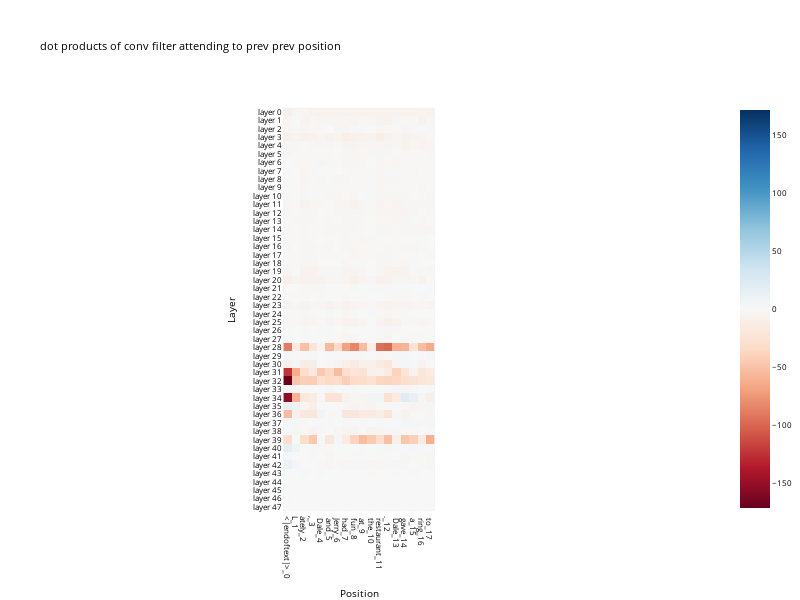
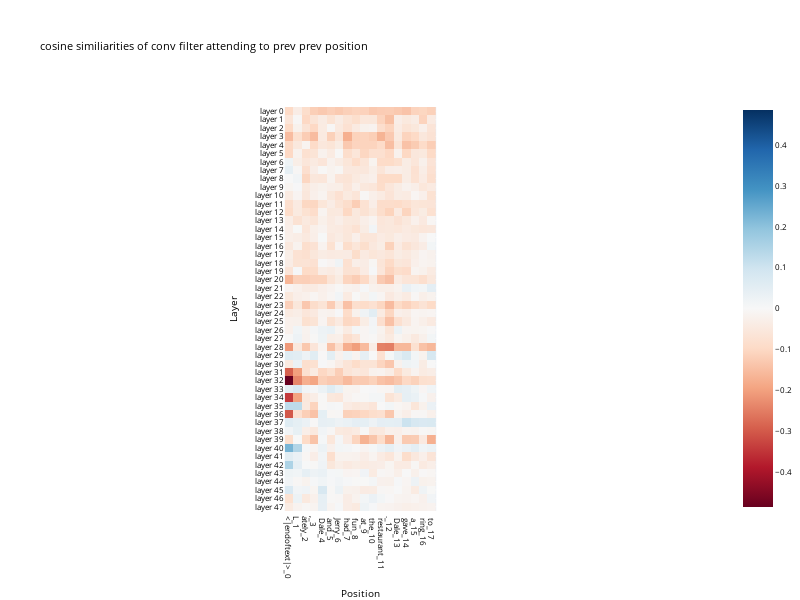
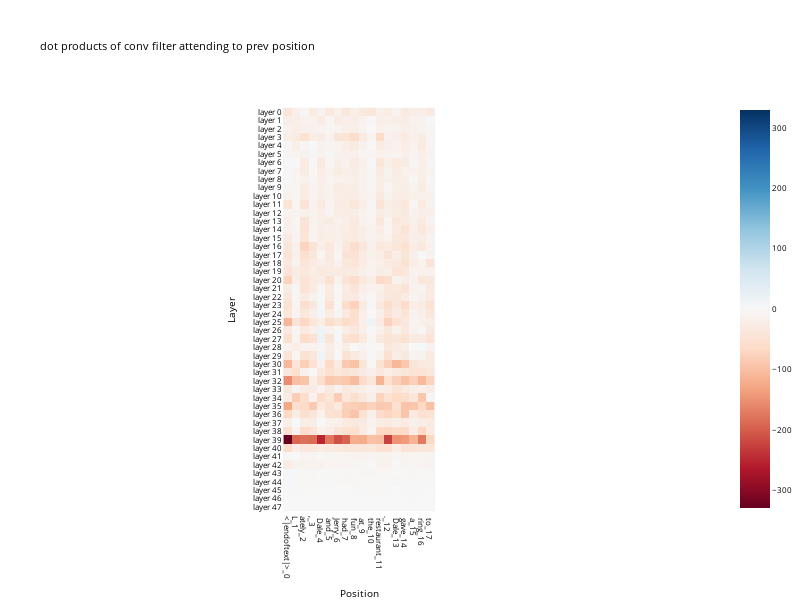
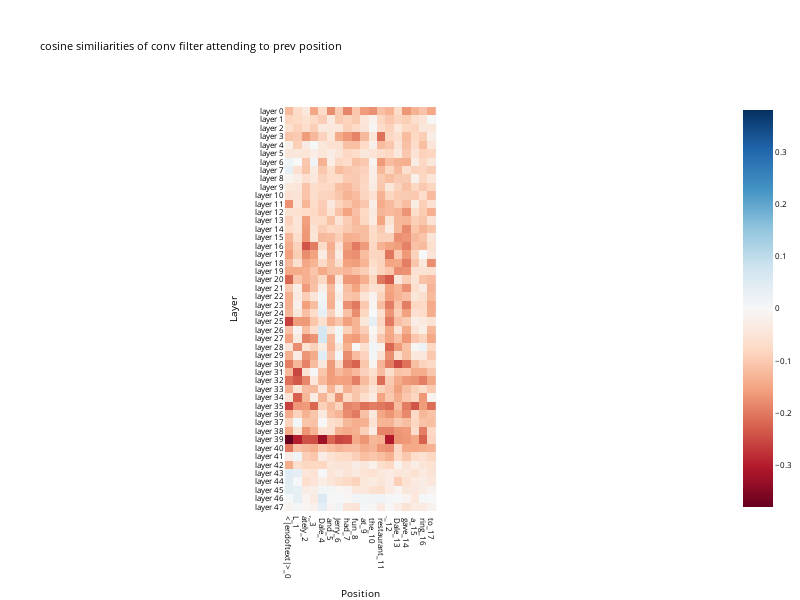

The cell these charts' notebook holds for them, in order:
### Code cell
prompt = model.tokenizer.decode(batched_data[0][1:])
prompt_tokens = model.to_tokens(prompt)[0]
L = prompt_tokens.size()[0]
prompt_str_tokens = model.to_str_tokens(prompt_tokens)

token_labels = []
for index, str_token in enumerate(prompt_str_tokens):
    token_labels.append(f"{str_token}_{index}")

in_proj_names = []
for layer in range(model.cfg.n_layers):
    in_proj_names.append(f'blocks.{layer}.hook_in_proj')
logits, activations = model.run_with_cache(prompt_tokens.view(1,-1), names_filter=in_proj_names)

def hooked_layer_inputs(all_tokens, layer):
    # [B,L,E]
    conv_input = activations[f'blocks.{layer}.hook_in_proj']
    B,L,E = conv_input.size()
    return conv_input[0].view(L,1,E)
    
all_tokens = prompt_tokens

sims, cosine_sims = get_conv_sims(all_tokens=prompt_tokens, layer_input_func=hooked_layer_inputs)

conv_name_lookup = ['conv filter attending to cur position', 'conv bias']
for i in range(D_conv-1):
    conv_name_lookup = ["conv filter attending to " + " ".join(['prev']*(i+1)) + " position"] + conv_name_lookup
layer_labels = [f"layer {i}" for i in range(model.cfg.n_layers)]
for conv_i in range(D_conv+1):
    if conv_i == 0: continue
    conv_str = f"{conv_name_lookup[conv_i]}"
    imshow(sims[:,:,conv_i], fix_size=True, x=token_labels, y=layer_labels, xaxis="Position", yaxis="Layer", title=f"dot products of {conv_str}", font_size=8)
    imshow(cosine_sims[:,:,conv_i], fix_size=True, x=token_labels, y=layer_labels, xaxis="Position", yaxis="Layer", title=f"cosine similiarities of {conv_str}", font_size=8)

### Figure 1 — Plotly figure (JSON) as saved in the notebook; plotly's stock layout.template omitted (floating-point values rounded to 4 significant figures; data arrays with more than 128 entries replaced by an {"elided": "..."} marker saying what was removed)
{"data": [{"coloraxis": "coloraxis", "hovertemplate": "Position: %{x}<br>Layer: %{y}<br>color: %{z}<extra></extra>", "name": "0", "type": "heatmap", "x": ["<|endoftext|>_0", "L_1", "ately_2", ",_3", " Dale_4", " and_5", " Jerry_6", " had_7", " fun_8", " at_9", " the_10", " restaurant_11", "._12", " Dale_13", " gave_14", " a_15", " ring_16", " to_17"], "xaxis": "x", "y": ["layer 0", "layer 1", "layer 2", "layer 3", "layer 4", "layer 5", "layer 6", "layer 7", "layer 8", "layer 9", "layer 10", "layer 11", "layer 12", "layer 13", "layer 14", "layer 15", "layer 16", "layer 17", "layer 18", "layer 19", "layer 20", "layer 21", "layer 22", "layer 23", "layer 24", "layer 25", "layer 26", "layer 27", "layer 28", "layer 29", "layer 30", "layer 31", "layer 32", "layer 33", "layer 34", "layer 35", "layer 36", "layer 37", "layer 38", "layer 39", "layer 40", "layer 41", "layer 42", "layer 43", "layer 44", "layer 45", "layer 46", "layer 47"], "yaxis": "y", "z": {"elided": "48x18 float values"}}], "layout": {"autosize": false, "coloraxis": {"cmid": 0, "colorscale": [[0, "rgb(103,0,31)"], [0.1, "rgb(178,24,43)"], [0.2, "rgb(214,96,77)"], [0.3, "rgb(244,165,130)"], [0.4, "rgb(253,219,199)"], [0.5, "rgb(247,247,247)"], [0.6, "rgb(209,229,240)"], [0.7, "rgb(146,197,222)"], [0.8, "rgb(67,147,195)"], [0.9, "rgb(33,102,172)"], [1, "rgb(5,48,97)"]]}, "font": {"color": "black", "size": 8}, "height": 600, "legend": {"x": 0.01, "xanchor": "left", "y": 0.99, "yanchor": "top"}, "margin": {"b": 0, "l": 0, "r": 0, "t": 100}, "showlegend": true, "title": {"text": "dot products of conv filter attending to prev prev position"}, "width": 800, "xaxis": {"anchor": "y", "autorange": true, "constrain": "domain", "domain": [0.3941, 0.6059], "range": [-0.5, 17.5], "scaleanchor": "y", "tickmode": "array", "ticktext": ["<|endoftext|>_0", "L_1", "ately_2", ",_3", " Dale_4", " and_5", " Jerry_6", " had_7", " fun_8", " at_9", " the_10", " restaurant_11", "._12", " Dale_13", " gave_14", " a_15", " ring_16", " to_17"], "tickvals": ["<|endoftext|>_0", "L_1", "ately_2", ",_3", " Dale_4", " and_5", " Jerry_6", " had_7", " fun_8", " at_9", " the_10", " restaurant_11", "._12", " Dale_13", " gave_14", " a_15", " ring_16", " to_17"], "title": {"text": "Position"}, "type": "category"}, "yaxis": {"anchor": "x", "autorange": true, "constrain": "domain", "domain": [0, 1], "range": [47.5, -0.5], "tickmode": "array", "ticktext": ["layer 0", "layer 1", "layer 2", "layer 3", "layer 4", "layer 5", "layer 6", "layer 7", "layer 8", "layer 9", "layer 10", "layer 11", "layer 12", "layer 13", "layer 14", "layer 15", "layer 16", "layer 17", "layer 18", "layer 19", "layer 20", "layer 21", "layer 22", "layer 23", "layer 24", "layer 25", "layer 26", "layer 27", "layer 28", "layer 29", "layer 30", "layer 31", "layer 32", "layer 33", "layer 34", "layer 35", "layer 36", "layer 37", "layer 38", "layer 39", "layer 40", "layer 41", "layer 42", "layer 43", "layer 44", "layer 45", "layer 46", "layer 47"], "tickvals": ["layer 0", "layer 1", "layer 2", "layer 3", "layer 4", "layer 5", "layer 6", "layer 7", "layer 8", "layer 9", "layer 10", "layer 11", "layer 12", "layer 13", "layer 14", "layer 15", "layer 16", "layer 17", "layer 18", "layer 19", "layer 20", "layer 21", "layer 22", "layer 23", "layer 24", "layer 25", "layer 26", "layer 27", "layer 28", "layer 29", "layer 30", "layer 31", "layer 32", "layer 33", "layer 34", "layer 35", "layer 36", "layer 37", "layer 38", "layer 39", "layer 40", "layer 41", "layer 42", "layer 43", "layer 44", "layer 45", "layer 46", "layer 47"], "title": {"text": "Layer"}, "type": "category"}}}

### Figure 2 — Plotly figure (JSON) as saved in the notebook; plotly's stock layout.template omitted (floating-point values rounded to 4 significant figures; data arrays with more than 128 entries replaced by an {"elided": "..."} marker saying what was removed)
{"data": [{"coloraxis": "coloraxis", "hovertemplate": "Position: %{x}<br>Layer: %{y}<br>color: %{z}<extra></extra>", "name": "0", "type": "heatmap", "x": ["<|endoftext|>_0", "L_1", "ately_2", ",_3", " Dale_4", " and_5", " Jerry_6", " had_7", " fun_8", " at_9", " the_10", " restaurant_11", "._12", " Dale_13", " gave_14", " a_15", " ring_16", " to_17"], "xaxis": "x", "y": ["layer 0", "layer 1", "layer 2", "layer 3", "layer 4", "layer 5", "layer 6", "layer 7", "layer 8", "layer 9", "layer 10", "layer 11", "layer 12", "layer 13", "layer 14", "layer 15", "layer 16", "layer 17", "layer 18", "layer 19", "layer 20", "layer 21", "layer 22", "layer 23", "layer 24", "layer 25", "layer 26", "layer 27", "layer 28", "layer 29", "layer 30", "layer 31", "layer 32", "layer 33", "layer 34", "layer 35", "layer 36", "layer 37", "layer 38", "layer 39", "layer 40", "layer 41", "layer 42", "layer 43", "layer 44", "layer 45", "layer 46", "layer 47"], "yaxis": "y", "z": {"elided": "48x18 float values"}}], "layout": {"autosize": false, "coloraxis": {"cmid": 0, "colorscale": [[0, "rgb(103,0,31)"], [0.1, "rgb(178,24,43)"], [0.2, "rgb(214,96,77)"], [0.3, "rgb(244,165,130)"], [0.4, "rgb(253,219,199)"], [0.5, "rgb(247,247,247)"], [0.6, "rgb(209,229,240)"], [0.7, "rgb(146,197,222)"], [0.8, "rgb(67,147,195)"], [0.9, "rgb(33,102,172)"], [1, "rgb(5,48,97)"]]}, "font": {"color": "black", "size": 8}, "height": 600, "legend": {"x": 0.01, "xanchor": "left", "y": 0.99, "yanchor": "top"}, "margin": {"b": 0, "l": 0, "r": 0, "t": 100}, "showlegend": true, "title": {"text": "cosine similiarities of conv filter attending to prev prev position"}, "width": 800, "xaxis": {"anchor": "y", "autorange": true, "constrain": "domain", "domain": [0.3944, 0.6056], "range": [-0.5, 17.5], "scaleanchor": "y", "tickmode": "array", "ticktext": ["<|endoftext|>_0", "L_1", "ately_2", ",_3", " Dale_4", " and_5", " Jerry_6", " had_7", " fun_8", " at_9", " the_10", " restaurant_11", "._12", " Dale_13", " gave_14", " a_15", " ring_16", " to_17"], "tickvals": ["<|endoftext|>_0", "L_1", "ately_2", ",_3", " Dale_4", " and_5", " Jerry_6", " had_7", " fun_8", " at_9", " the_10", " restaurant_11", "._12", " Dale_13", " gave_14", " a_15", " ring_16", " to_17"], "title": {"text": "Position"}, "type": "category"}, "yaxis": {"anchor": "x", "autorange": true, "constrain": "domain", "domain": [0, 1], "range": [47.5, -0.5], "tickmode": "array", "ticktext": ["layer 0", "layer 1", "layer 2", "layer 3", "layer 4", "layer 5", "layer 6", "layer 7", "layer 8", "layer 9", "layer 10", "layer 11", "layer 12", "layer 13", "layer 14", "layer 15", "layer 16", "layer 17", "layer 18", "layer 19", "layer 20", "layer 21", "layer 22", "layer 23", "layer 24", "layer 25", "layer 26", "layer 27", "layer 28", "layer 29", "layer 30", "layer 31", "layer 32", "layer 33", "layer 34", "layer 35", "layer 36", "layer 37", "layer 38", "layer 39", "layer 40", "layer 41", "layer 42", "layer 43", "layer 44", "layer 45", "layer 46", "layer 47"], "tickvals": ["layer 0", "layer 1", "layer 2", "layer 3", "layer 4", "layer 5", "layer 6", "layer 7", "layer 8", "layer 9", "layer 10", "layer 11", "layer 12", "layer 13", "layer 14", "layer 15", "layer 16", "layer 17", "layer 18", "layer 19", "layer 20", "layer 21", "layer 22", "layer 23", "layer 24", "layer 25", "layer 26", "layer 27", "layer 28", "layer 29", "layer 30", "layer 31", "layer 32", "layer 33", "layer 34", "layer 35", "layer 36", "layer 37", "layer 38", "layer 39", "layer 40", "layer 41", "layer 42", "layer 43", "layer 44", "layer 45", "layer 46", "layer 47"], "title": {"text": "Layer"}, "type": "category"}}}

### Figure 3 — Plotly figure (JSON) as saved in the notebook; plotly's stock layout.template omitted (floating-point values rounded to 4 significant figures; data arrays with more than 128 entries replaced by an {"elided": "..."} marker saying what was removed)
{"data": [{"coloraxis": "coloraxis", "hovertemplate": "Position: %{x}<br>Layer: %{y}<br>color: %{z}<extra></extra>", "name": "0", "type": "heatmap", "x": ["<|endoftext|>_0", "L_1", "ately_2", ",_3", " Dale_4", " and_5", " Jerry_6", " had_7", " fun_8", " at_9", " the_10", " restaurant_11", "._12", " Dale_13", " gave_14", " a_15", " ring_16", " to_17"], "xaxis": "x", "y": ["layer 0", "layer 1", "layer 2", "layer 3", "layer 4", "layer 5", "layer 6", "layer 7", "layer 8", "layer 9", "layer 10", "layer 11", "layer 12", "layer 13", "layer 14", "layer 15", "layer 16", "layer 17", "layer 18", "layer 19", "layer 20", "layer 21", "layer 22", "layer 23", "layer 24", "layer 25", "layer 26", "layer 27", "layer 28", "layer 29", "layer 30", "layer 31", "layer 32", "layer 33", "layer 34", "layer 35", "layer 36", "layer 37", "layer 38", "layer 39", "layer 40", "layer 41", "layer 42", "layer 43", "layer 44", "layer 45", "layer 46", "layer 47"], "yaxis": "y", "z": {"elided": "48x18 float values"}}], "layout": {"autosize": false, "coloraxis": {"cmid": 0, "colorscale": [[0, "rgb(103,0,31)"], [0.1, "rgb(178,24,43)"], [0.2, "rgb(214,96,77)"], [0.3, "rgb(244,165,130)"], [0.4, "rgb(253,219,199)"], [0.5, "rgb(247,247,247)"], [0.6, "rgb(209,229,240)"], [0.7, "rgb(146,197,222)"], [0.8, "rgb(67,147,195)"], [0.9, "rgb(33,102,172)"], [1, "rgb(5,48,97)"]]}, "font": {"color": "black", "size": 8}, "height": 600, "legend": {"x": 0.01, "xanchor": "left", "y": 0.99, "yanchor": "top"}, "margin": {"b": 0, "l": 0, "r": 0, "t": 100}, "showlegend": true, "title": {"text": "dot products of conv filter attending to prev position"}, "width": 800, "xaxis": {"anchor": "y", "autorange": true, "constrain": "domain", "domain": [0.3941, 0.6059], "range": [-0.5, 17.5], "scaleanchor": "y", "tickmode": "array", "ticktext": ["<|endoftext|>_0", "L_1", "ately_2", ",_3", " Dale_4", " and_5", " Jerry_6", " had_7", " fun_8", " at_9", " the_10", " restaurant_11", "._12", " Dale_13", " gave_14", " a_15", " ring_16", " to_17"], "tickvals": ["<|endoftext|>_0", "L_1", "ately_2", ",_3", " Dale_4", " and_5", " Jerry_6", " had_7", " fun_8", " at_9", " the_10", " restaurant_11", "._12", " Dale_13", " gave_14", " a_15", " ring_16", " to_17"], "title": {"text": "Position"}, "type": "category"}, "yaxis": {"anchor": "x", "autorange": true, "constrain": "domain", "domain": [0, 1], "range": [47.5, -0.5], "tickmode": "array", "ticktext": ["layer 0", "layer 1", "layer 2", "layer 3", "layer 4", "layer 5", "layer 6", "layer 7", "layer 8", "layer 9", "layer 10", "layer 11", "layer 12", "layer 13", "layer 14", "layer 15", "layer 16", "layer 17", "layer 18", "layer 19", "layer 20", "layer 21", "layer 22", "layer 23", "layer 24", "layer 25", "layer 26", "layer 27", "layer 28", "layer 29", "layer 30", "layer 31", "layer 32", "layer 33", "layer 34", "layer 35", "layer 36", "layer 37", "layer 38", "layer 39", "layer 40", "layer 41", "layer 42", "layer 43", "layer 44", "layer 45", "layer 46", "layer 47"], "tickvals": ["layer 0", "layer 1", "layer 2", "layer 3", "layer 4", "layer 5", "layer 6", "layer 7", "layer 8", "layer 9", "layer 10", "layer 11", "layer 12", "layer 13", "layer 14", "layer 15", "layer 16", "layer 17", "layer 18", "layer 19", "layer 20", "layer 21", "layer 22", "layer 23", "layer 24", "layer 25", "layer 26", "layer 27", "layer 28", "layer 29", "layer 30", "layer 31", "layer 32", "layer 33", "layer 34", "layer 35", "layer 36", "layer 37", "layer 38", "layer 39", "layer 40", "layer 41", "layer 42", "layer 43", "layer 44", "layer 45", "layer 46", "layer 47"], "title": {"text": "Layer"}, "type": "category"}}}

### Figure 4 — Plotly figure (JSON) as saved in the notebook; plotly's stock layout.template omitted (floating-point values rounded to 4 significant figures; data arrays with more than 128 entries replaced by an {"elided": "..."} marker saying what was removed)
{"data": [{"coloraxis": "coloraxis", "hovertemplate": "Position: %{x}<br>Layer: %{y}<br>color: %{z}<extra></extra>", "name": "0", "type": "heatmap", "x": ["<|endoftext|>_0", "L_1", "ately_2", ",_3", " Dale_4", " and_5", " Jerry_6", " had_7", " fun_8", " at_9", " the_10", " restaurant_11", "._12", " Dale_13", " gave_14", " a_15", " ring_16", " to_17"], "xaxis": "x", "y": ["layer 0", "layer 1", "layer 2", "layer 3", "layer 4", "layer 5", "layer 6", "layer 7", "layer 8", "layer 9", "layer 10", "layer 11", "layer 12", "layer 13", "layer 14", "layer 15", "layer 16", "layer 17", "layer 18", "layer 19", "layer 20", "layer 21", "layer 22", "layer 23", "layer 24", "layer 25", "layer 26", "layer 27", "layer 28", "layer 29", "layer 30", "layer 31", "layer 32", "layer 33", "layer 34", "layer 35", "layer 36", "layer 37", "layer 38", "layer 39", "layer 40", "layer 41", "layer 42", "layer 43", "layer 44", "layer 45", "layer 46", "layer 47"], "yaxis": "y", "z": {"elided": "48x18 float values"}}], "layout": {"autosize": false, "coloraxis": {"cmid": 0, "colorscale": [[0, "rgb(103,0,31)"], [0.1, "rgb(178,24,43)"], [0.2, "rgb(214,96,77)"], [0.3, "rgb(244,165,130)"], [0.4, "rgb(253,219,199)"], [0.5, "rgb(247,247,247)"], [0.6, "rgb(209,229,240)"], [0.7, "rgb(146,197,222)"], [0.8, "rgb(67,147,195)"], [0.9, "rgb(33,102,172)"], [1, "rgb(5,48,97)"]]}, "font": {"color": "black", "size": 8}, "height": 600, "legend": {"x": 0.01, "xanchor": "left", "y": 0.99, "yanchor": "top"}, "margin": {"b": 0, "l": 0, "r": 0, "t": 100}, "showlegend": true, "title": {"text": "cosine similiarities of conv filter attending to prev position"}, "width": 800, "xaxis": {"anchor": "y", "autorange": true, "constrain": "domain", "domain": [0.3944, 0.6056], "range": [-0.5, 17.5], "scaleanchor": "y", "tickmode": "array", "ticktext": ["<|endoftext|>_0", "L_1", "ately_2", ",_3", " Dale_4", " and_5", " Jerry_6", " had_7", " fun_8", " at_9", " the_10", " restaurant_11", "._12", " Dale_13", " gave_14", " a_15", " ring_16", " to_17"], "tickvals": ["<|endoftext|>_0", "L_1", "ately_2", ",_3", " Dale_4", " and_5", " Jerry_6", " had_7", " fun_8", " at_9", " the_10", " restaurant_11", "._12", " Dale_13", " gave_14", " a_15", " ring_16", " to_17"], "title": {"text": "Position"}, "type": "category"}, "yaxis": {"anchor": "x", "autorange": true, "constrain": "domain", "domain": [0, 1], "range": [47.5, -0.5], "tickmode": "array", "ticktext": ["layer 0", "layer 1", "layer 2", "layer 3", "layer 4", "layer 5", "layer 6", "layer 7", "layer 8", "layer 9", "layer 10", "layer 11", "layer 12", "layer 13", "layer 14", "layer 15", "layer 16", "layer 17", "layer 18", "layer 19", "layer 20", "layer 21", "layer 22", "layer 23", "layer 24", "layer 25", "layer 26", "layer 27", "layer 28", "layer 29", "layer 30", "layer 31", "layer 32", "layer 33", "layer 34", "layer 35", "layer 36", "layer 37", "layer 38", "layer 39", "layer 40", "layer 41", "layer 42", "layer 43", "layer 44", "layer 45", "layer 46", "layer 47"], "tickvals": ["layer 0", "layer 1", "layer 2", "layer 3", "layer 4", "layer 5", "layer 6", "layer 7", "layer 8", "layer 9", "layer 10", "layer 11", "layer 12", "layer 13", "layer 14", "layer 15", "layer 16", "layer 17", "layer 18", "layer 19", "layer 20", "layer 21", "layer 22", "layer 23", "layer 24", "layer 25", "layer 26", "layer 27", "layer 28", "layer 29", "layer 30", "layer 31", "layer 32", "layer 33", "layer 34", "layer 35", "layer 36", "layer 37", "layer 38", "layer 39", "layer 40", "layer 41", "layer 42", "layer 43", "layer 44", "layer 45", "layer 46", "layer 47"], "title": {"text": "Layer"}, "type": "category"}}}
